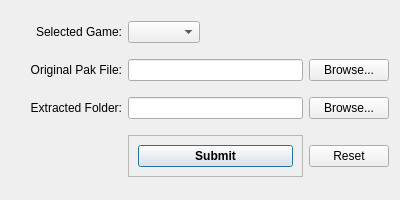
<?xml version="1.0" encoding="UTF-8"?>
<ui version="4.0">
 <author>Antoniou Athanassios</author>
 <class>Dialog</class>
 <widget class="QDialog" name="Dialog">
  <property name="windowModality">
   <enum>Qt::NonModal</enum>
  </property>
  <property name="enabled">
   <bool>true</bool>
  </property>
  <property name="geometry">
   <rect>
    <x>0</x>
    <y>0</y>
    <width>400</width>
    <height>200</height>
   </rect>
  </property>
  <property name="sizePolicy">
   <sizepolicy hsizetype="Fixed" vsizetype="Fixed">
    <horstretch>0</horstretch>
    <verstretch>0</verstretch>
   </sizepolicy>
  </property>
  <property name="minimumSize">
   <size>
    <width>400</width>
    <height>200</height>
   </size>
  </property>
  <property name="maximumSize">
   <size>
    <width>900</width>
    <height>200</height>
   </size>
  </property>
  <property name="windowTitle">
   <string>Monkey Island SE Series: Repacker Tool</string>
  </property>
  <property name="windowIcon">
   <iconset resource="images.qrc">
    <normaloff>:/icons/iconsimple.ico</normaloff>:/icons/iconsimple.ico</iconset>
  </property>
  <property name="iconSize" stdset="0">
   <size>
    <width>24</width>
    <height>24</height>
   </size>
  </property>
  <layout class="QGridLayout" name="gridLayout">
   <item row="0" column="0" colspan="2">
    <spacer name="horizontalSpacer_5">
     <property name="orientation">
      <enum>Qt::Horizontal</enum>
     </property>
     <property name="sizeType">
      <enum>QSizePolicy::Fixed</enum>
     </property>
     <property name="sizeHint" stdset="0">
      <size>
       <width>13</width>
       <height>20</height>
      </size>
     </property>
    </spacer>
   </item>
   <item row="0" column="2">
    <widget class="QLabel" name="label_5">
     <property name="sizePolicy">
      <sizepolicy hsizetype="Fixed" vsizetype="Preferred">
       <horstretch>0</horstretch>
       <verstretch>0</verstretch>
      </sizepolicy>
     </property>
     <property name="text">
      <string>Selected Game:</string>
     </property>
     <property name="alignment">
      <set>Qt::AlignRight|Qt::AlignTrailing|Qt::AlignVCenter</set>
     </property>
    </widget>
   </item>
   <item row="1" column="0">
    <spacer name="horizontalSpacer_4">
     <property name="orientation">
      <enum>Qt::Horizontal</enum>
     </property>
     <property name="sizeType">
      <enum>QSizePolicy::Fixed</enum>
     </property>
     <property name="sizeHint" stdset="0">
      <size>
       <width>13</width>
       <height>20</height>
      </size>
     </property>
    </spacer>
   </item>
   <item row="1" column="1" colspan="2">
    <widget class="QLabel" name="label_2">
     <property name="text">
      <string>Original Pak File:</string>
     </property>
     <property name="alignment">
      <set>Qt::AlignRight|Qt::AlignTrailing|Qt::AlignVCenter</set>
     </property>
    </widget>
   </item>
   <item row="1" column="3">
    <widget class="QLineEdit" name="origPakFileNameTxtBx">
     <property name="acceptDrops">
      <bool>false</bool>
     </property>
     <property name="readOnly">
      <bool>true</bool>
     </property>
    </widget>
   </item>
   <item row="1" column="4">
    <widget class="QPushButton" name="BrowseOrigPakBtn">
     <property name="text">
      <string>Browse...</string>
     </property>
     <property name="autoDefault">
      <bool>false</bool>
     </property>
    </widget>
   </item>
   <item row="2" column="0">
    <spacer name="horizontalSpacer_3">
     <property name="orientation">
      <enum>Qt::Horizontal</enum>
     </property>
     <property name="sizeType">
      <enum>QSizePolicy::Fixed</enum>
     </property>
     <property name="sizeHint" stdset="0">
      <size>
       <width>13</width>
       <height>20</height>
      </size>
     </property>
    </spacer>
   </item>
   <item row="2" column="1" colspan="2">
    <widget class="QLabel" name="label_4">
     <property name="text">
      <string>Extracted Folder:</string>
     </property>
     <property name="alignment">
      <set>Qt::AlignRight|Qt::AlignTrailing|Qt::AlignVCenter</set>
     </property>
    </widget>
   </item>
   <item row="2" column="3">
    <widget class="QLineEdit" name="extractedFolderNameTxtBx">
     <property name="acceptDrops">
      <bool>false</bool>
     </property>
     <property name="readOnly">
      <bool>true</bool>
     </property>
    </widget>
   </item>
   <item row="2" column="4">
    <widget class="QPushButton" name="BrowseExtrFolderBtn">
     <property name="toolTip">
      <string>Backups the current target file in the target directory. It won't bakup unsubmitted changes.</string>
     </property>
     <property name="text">
      <string>Browse...</string>
     </property>
    </widget>
   </item>
   <item row="3" column="3">
    <widget class="QFrame" name="frame">
     <property name="frameShape">
      <enum>QFrame::StyledPanel</enum>
     </property>
     <property name="frameShadow">
      <enum>QFrame::Raised</enum>
     </property>
     <layout class="QHBoxLayout" name="horizontalLayout">
      <item>
       <widget class="QPushButton" name="SubmitRepackBtn">
        <property name="font">
         <font>
          <weight>75</weight>
          <bold>true</bold>
         </font>
        </property>
        <property name="focusPolicy">
         <enum>Qt::StrongFocus</enum>
        </property>
        <property name="text">
         <string>Submit</string>
        </property>
        <property name="autoDefault">
         <bool>true</bool>
        </property>
        <property name="default">
         <bool>true</bool>
        </property>
       </widget>
      </item>
     </layout>
    </widget>
   </item>
   <item row="0" column="3" colspan="2">
    <widget class="QComboBox" name="selGameCmBx">
     <property name="enabled">
      <bool>true</bool>
     </property>
     <property name="sizePolicy">
      <sizepolicy hsizetype="Fixed" vsizetype="Fixed">
       <horstretch>0</horstretch>
       <verstretch>0</verstretch>
      </sizepolicy>
     </property>
     <property name="sizeAdjustPolicy">
      <enum>QComboBox::AdjustToContents</enum>
     </property>
    </widget>
   </item>
   <item row="3" column="4">
    <widget class="QPushButton" name="resetBtn">
     <property name="text">
      <string>Reset</string>
     </property>
    </widget>
   </item>
  </layout>
 </widget>
 <resources>
  <include location="images.qrc"/>
 </resources>
 <connections/>
</ui>
